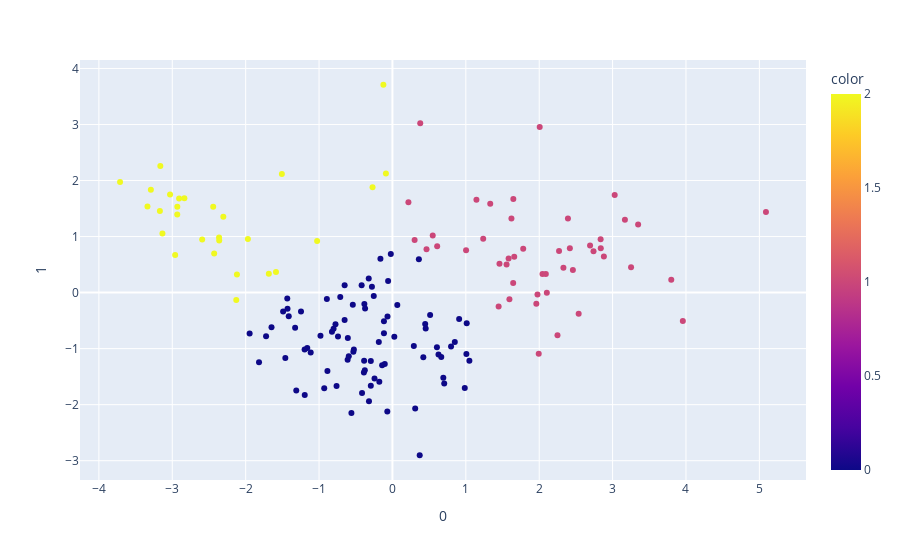

This figure's notebook cell:
### Code cell
fig = px.scatter(X_reduced, x=0, y=1, color=clust_labels, hover_data=[X.index])
fig.show()

### Figure 1 — Plotly figure (JSON) as saved in the notebook; plotly's stock layout.template omitted (floating-point values rounded to 4 significant figures; data arrays with more than 128 entries replaced by an {"elided": "..."} marker saying what was removed)
{"data": [{"customdata": {"elided": "156x1 str values"}, "hovertemplate": "0=%{x}<br>1=%{y}<br>hover_data_0=%{customdata[0]}<br>color=%{marker.color}<extra></extra>", "legendgroup": "", "marker": {"color": {"elided": "156 int values"}, "coloraxis": "coloraxis", "symbol": "circle"}, "mode": "markers", "name": "", "orientation": "v", "showlegend": false, "type": "scatter", "x": {"elided": "156 float values"}, "xaxis": "x", "y": {"elided": "156 float values"}, "yaxis": "y"}], "layout": {"coloraxis": {"colorbar": {"title": {"text": "color"}}, "colorscale": [[0, "#0d0887"], [0.1111, "#46039f"], [0.2222, "#7201a8"], [0.3333, "#9c179e"], [0.4444, "#bd3786"], [0.5556, "#d8576b"], [0.6667, "#ed7953"], [0.7778, "#fb9f3a"], [0.8889, "#fdca26"], [1, "#f0f921"]]}, "legend": {"tracegroupgap": 0}, "margin": {"t": 60}, "xaxis": {"anchor": "y", "domain": [0, 1], "title": {"text": "0"}}, "yaxis": {"anchor": "x", "domain": [0, 1], "title": {"text": "1"}}}}
